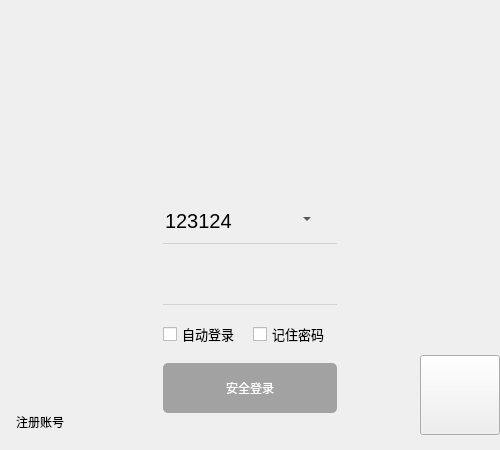
<?xml version="1.0" encoding="UTF-8"?>
<ui version="4.0">
 <class>Form</class>
 <widget class="QWidget" name="Form">
  <property name="geometry">
   <rect>
    <x>0</x>
    <y>0</y>
    <width>500</width>
    <height>450</height>
   </rect>
  </property>
  <property name="minimumSize">
   <size>
    <width>500</width>
    <height>450</height>
   </size>
  </property>
  <property name="maximumSize">
   <size>
    <width>500</width>
    <height>450</height>
   </size>
  </property>
  <property name="windowTitle">
   <string>Form</string>
  </property>
  <layout class="QVBoxLayout" name="verticalLayout" stretch="2,3">
   <property name="spacing">
    <number>0</number>
   </property>
   <property name="leftMargin">
    <number>0</number>
   </property>
   <property name="topMargin">
    <number>0</number>
   </property>
   <property name="rightMargin">
    <number>0</number>
   </property>
   <property name="bottomMargin">
    <number>0</number>
   </property>
   <item>
    <widget class="QWidget" name="widget" native="true">
     <layout class="QHBoxLayout" name="horizontalLayout_2">
      <property name="spacing">
       <number>0</number>
      </property>
      <property name="leftMargin">
       <number>0</number>
      </property>
      <property name="topMargin">
       <number>0</number>
      </property>
      <property name="rightMargin">
       <number>0</number>
      </property>
      <property name="bottomMargin">
       <number>0</number>
      </property>
      <item>
       <widget class="QLabel" name="login_top_bg_label">
        <property name="text">
         <string/>
        </property>
       </widget>
      </item>
     </layout>
    </widget>
   </item>
   <item>
    <widget class="QWidget" name="login_bottom" native="true">
     <layout class="QHBoxLayout" name="horizontalLayout" stretch="2,0,2">
      <property name="spacing">
       <number>0</number>
      </property>
      <property name="leftMargin">
       <number>0</number>
      </property>
      <property name="topMargin">
       <number>0</number>
      </property>
      <property name="rightMargin">
       <number>0</number>
      </property>
      <property name="bottomMargin">
       <number>15</number>
      </property>
      <item alignment="Qt::AlignLeft|Qt::AlignBottom">
       <widget class="QPushButton" name="pushButton">
        <property name="text">
         <string>注册账号</string>
        </property>
        <property name="flat">
         <bool>true</bool>
        </property>
       </widget>
      </item>
      <item>
       <widget class="QWidget" name="widget_3" native="true">
        <layout class="QGridLayout" name="gridLayout">
         <item row="0" column="0" colspan="2">
          <widget class="QComboBox" name="account_cb">
           <property name="minimumSize">
            <size>
             <width>0</width>
             <height>45</height>
            </size>
           </property>
           <property name="styleSheet">
            <string notr="true">QComboBox{
	font-size:20px;
	border:none;
	border-bottom:1px solid lightgray;
	background-color:transparent
}
QComboBox:hover{
	border-bottom:1px solid gray
}
QComboBox:focus{
	border-bottom:1px solid rgb(18,183,245)
}
QComboBox::drop-down{
	width:60px;
	height:40px;
}

QComboBox::down-arrow{
	width:60px;
	height:20px;
}
QComboBox:QAbstractItemView{
	min-height:60px;
}
QComboBox:QAbstractItemView:item{
	color:lightblue
}</string>
           </property>
           <property name="editable">
            <bool>true</bool>
           </property>
           <item>
            <property name="text">
             <string>123124</string>
            </property>
            <property name="icon">
             <iconset resource="../images.qrc">
              <normaloff>:/login/images/login_item_icon1.jpg</normaloff>:/login/images/login_item_icon1.jpg</iconset>
            </property>
           </item>
           <item>
            <property name="text">
             <string>111111</string>
            </property>
            <property name="icon">
             <iconset resource="../images.qrc">
              <normaloff>:/login/images/login_item_icon2.jpg</normaloff>:/login/images/login_item_icon2.jpg</iconset>
            </property>
           </item>
          </widget>
         </item>
         <item row="1" column="0" colspan="2">
          <widget class="QLineEdit" name="pwd_le">
           <property name="minimumSize">
            <size>
             <width>0</width>
             <height>45</height>
            </size>
           </property>
           <property name="styleSheet">
            <string notr="true">QLineEdit{
	font-size:20px;
	border:none;
	border-bottom:1px solid lightgray;
	background-color:transparent;
}
QLineEdit:hover{
	border-bottom:1px solid gray;
}
QLineEdit:focus{
	border-bottom:1px solid rgb(18,183,245);
}</string>
           </property>
           <property name="echoMode">
            <enum>QLineEdit::PasswordEchoOnEdit</enum>
           </property>
           <property name="clearButtonEnabled">
            <bool>true</bool>
           </property>
          </widget>
         </item>
         <item row="2" column="0">
          <widget class="QCheckBox" name="auto_login_cb">
           <property name="font">
            <font>
             <pointsize>10</pointsize>
            </font>
           </property>
           <property name="text">
            <string>自动登录</string>
           </property>
          </widget>
         </item>
         <item row="2" column="1">
          <widget class="QCheckBox" name="remember_pwd_cb">
           <property name="font">
            <font>
             <pointsize>10</pointsize>
            </font>
           </property>
           <property name="text">
            <string>记住密码</string>
           </property>
          </widget>
         </item>
         <item row="3" column="0" colspan="2">
          <widget class="QPushButton" name="login_btn">
           <property name="enabled">
            <bool>false</bool>
           </property>
           <property name="minimumSize">
            <size>
             <width>0</width>
             <height>50</height>
            </size>
           </property>
           <property name="styleSheet">
            <string notr="true">QPushButton{
	background-color:rgb(33,174,250);
	border-radius:5px;
	color:white;
}
QPushButton:hover{
	background-color:rgb(72,203,250)
}
QPushButton:pressed{
	background-color:rgb(85,85,255)
}
QPushButton:disabled{
	background-color:rgb(162, 162, 162)
}</string>
           </property>
           <property name="text">
            <string>安全登录</string>
           </property>
           <property name="icon">
            <iconset resource="../images.qrc">
             <normaloff>:/login/images/login_btn_icon.jpg</normaloff>:/login/images/login_btn_icon.jpg</iconset>
           </property>
           <property name="iconSize">
            <size>
             <width>30</width>
             <height>30</height>
            </size>
           </property>
          </widget>
         </item>
        </layout>
       </widget>
      </item>
      <item alignment="Qt::AlignRight|Qt::AlignBottom">
       <widget class="QPushButton" name="pushButton_2">
        <property name="minimumSize">
         <size>
          <width>80</width>
          <height>80</height>
         </size>
        </property>
        <property name="maximumSize">
         <size>
          <width>80</width>
          <height>80</height>
         </size>
        </property>
        <property name="styleSheet">
         <string notr="true">border-image: url(:/login/images/login_qrcode.png);</string>
        </property>
        <property name="text">
         <string/>
        </property>
       </widget>
      </item>
     </layout>
    </widget>
   </item>
  </layout>
 </widget>
 <resources>
  <include location="../images.qrc"/>
 </resources>
 <connections>
  <connection>
   <sender>pushButton</sender>
   <signal>clicked()</signal>
   <receiver>Form</receiver>
   <slot>show_register_pane()</slot>
   <hints>
    <hint type="sourcelabel">
     <x>76</x>
     <y>417</y>
    </hint>
    <hint type="destinationlabel">
     <x>56</x>
     <y>483</y>
    </hint>
   </hints>
  </connection>
  <connection>
   <sender>pushButton_2</sender>
   <signal>clicked()</signal>
   <receiver>Form</receiver>
   <slot>open_qq_link()</slot>
   <hints>
    <hint type="sourcelabel">
     <x>456</x>
     <y>387</y>
    </hint>
    <hint type="destinationlabel">
     <x>561</x>
     <y>309</y>
    </hint>
   </hints>
  </connection>
  <connection>
   <sender>account_cb</sender>
   <signal>editTextChanged(QString)</signal>
   <receiver>Form</receiver>
   <slot>enable_login_btn()</slot>
   <hints>
    <hint type="sourcelabel">
     <x>293</x>
     <y>224</y>
    </hint>
    <hint type="destinationlabel">
     <x>518</x>
     <y>211</y>
    </hint>
   </hints>
  </connection>
  <connection>
   <sender>pwd_le</sender>
   <signal>textChanged(QString)</signal>
   <receiver>Form</receiver>
   <slot>enable_login_btn()</slot>
   <hints>
    <hint type="sourcelabel">
     <x>251</x>
     <y>288</y>
    </hint>
    <hint type="destinationlabel">
     <x>507</x>
     <y>280</y>
    </hint>
   </hints>
  </connection>
  <connection>
   <sender>login_btn</sender>
   <signal>clicked()</signal>
   <receiver>Form</receiver>
   <slot>check_login()</slot>
   <hints>
    <hint type="sourcelabel">
     <x>299</x>
     <y>397</y>
    </hint>
    <hint type="destinationlabel">
     <x>285</x>
     <y>459</y>
    </hint>
   </hints>
  </connection>
  <connection>
   <sender>auto_login_cb</sender>
   <signal>clicked(bool)</signal>
   <receiver>Form</receiver>
   <slot>auto_login()</slot>
   <hints>
    <hint type="sourcelabel">
     <x>187</x>
     <y>337</y>
    </hint>
    <hint type="destinationlabel">
     <x>-14</x>
     <y>321</y>
    </hint>
   </hints>
  </connection>
  <connection>
   <sender>remember_pwd_cb</sender>
   <signal>clicked(bool)</signal>
   <receiver>Form</receiver>
   <slot>remember_pwd()</slot>
   <hints>
    <hint type="sourcelabel">
     <x>279</x>
     <y>335</y>
    </hint>
    <hint type="destinationlabel">
     <x>584</x>
     <y>325</y>
    </hint>
   </hints>
  </connection>
 </connections>
 <slots>
  <slot>show_register_pane()</slot>
  <slot>open_qq_link()</slot>
  <slot>enable_login_btn()</slot>
  <slot>check_login()</slot>
  <slot>auto_login()</slot>
  <slot>remember_pwd()</slot>
 </slots>
</ui>
